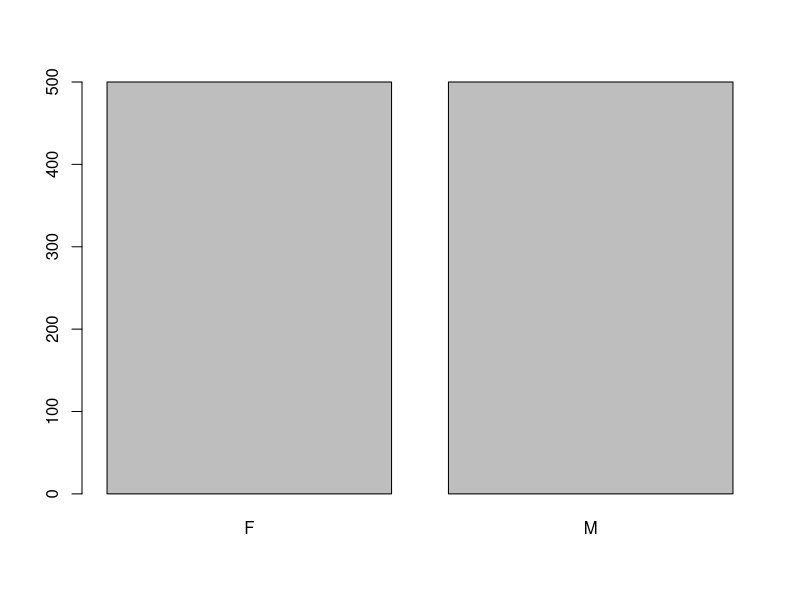
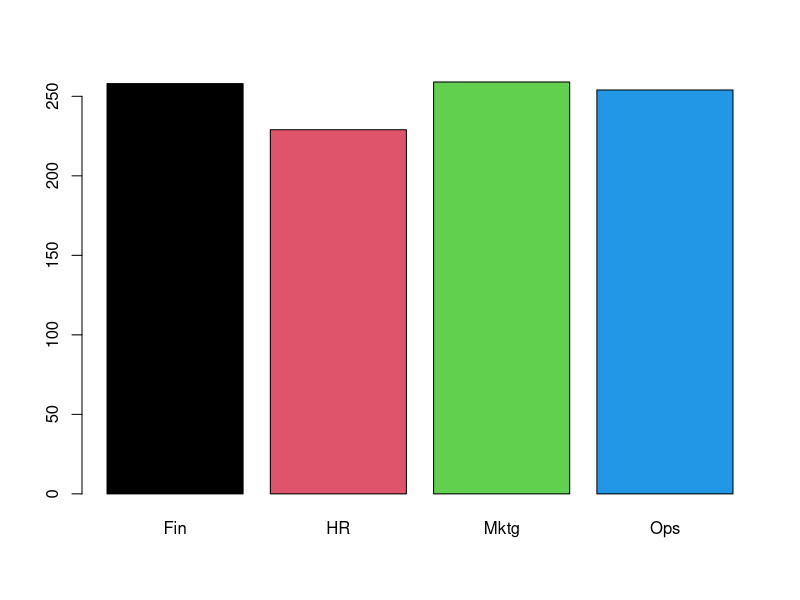
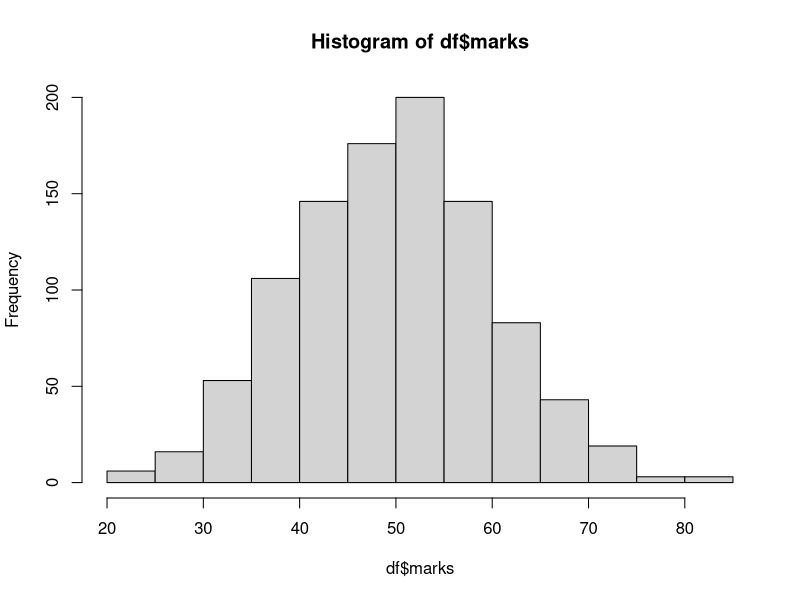
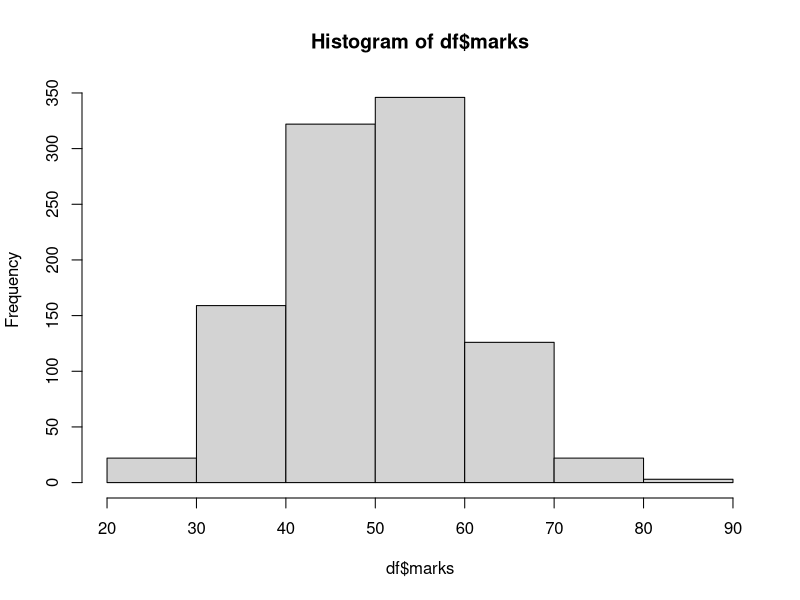

Here is the R script that generated these plots, in order:

mtcars
n=1000
(rollno = 1:n-1)
(name = paste('Student',1:n,sep=''))
(gender = c(rep('M',n/2), rep('F',n/2)))
(marks = rnorm(n, mean=50, 10))
(area = sample(c('Mktg','Fin',"HR","Ops"), size=n, replace=T))

df = data.frame(rollno, name, gender, marks, area)
df

table(df$gender)
table(df$area)
barplot(table(df$gender))
barplot(table(df$area), col=1:4)
table(df$area, df$gender)
mean(df$marks)

df
df[df$gender == "M",]
df[df$gender == "M","marks"]
mean(df[df$gender == "M","marks"])

library(dplyr)
df %>% group_by(gender, area) %>% summarise(MM = mean(marks, na.rm=T), n())

df[df$name == 'Student100',]
hist(df$marks)
h=hist(df$marks,5)
h
